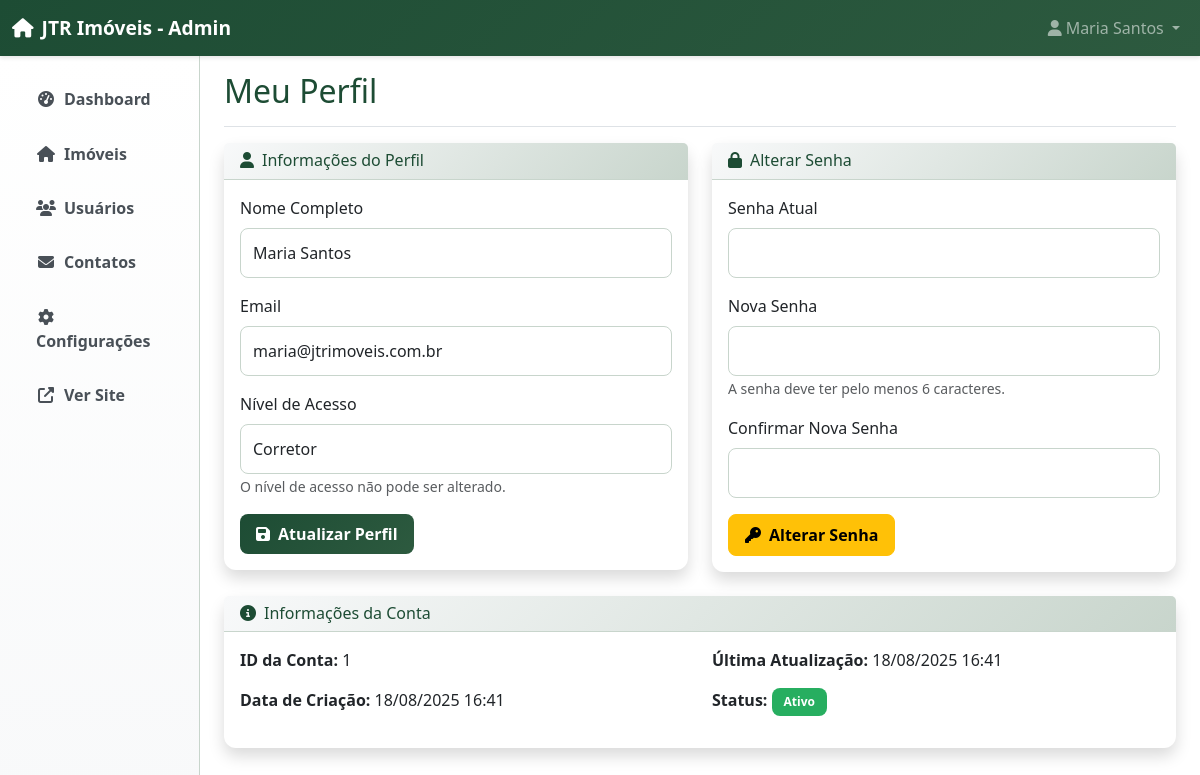
The page /admin/perfil.php (signed in) on the database its author committed.
### tables this page shows
CREATE TABLE usuarios (
    id INT AUTO_INCREMENT PRIMARY KEY,
    nome VARCHAR(100) NOT NULL,
    email VARCHAR(100) NOT NULL UNIQUE,
    senha VARCHAR(255) NOT NULL,
    nivel ENUM('admin', 'corretor') DEFAULT 'corretor',
    ativo BOOLEAN DEFAULT TRUE,
    data_criacao TIMESTAMP DEFAULT CURRENT_TIMESTAMP,
    data_atualizacao TIMESTAMP DEFAULT CURRENT_TIMESTAMP ON UPDATE CURRENT_TIMESTAMP
);

### config/database.php (called while the page is built, shortened)
<?php
try {
    $pdo = new PDO("mysql:host=" . DB_HOST . ";dbname=" . DB_NAME . ";charset=utf8", DB_USER, DB_PASS);
    $pdo->setAttribute(PDO::ATTR_ERRMODE, PDO::ERRMODE_EXCEPTION);
    $pdo->setAttribute(PDO::ATTR_DEFAULT_FETCH_MODE, PDO::FETCH_ASSOC);
} catch(PDOException $e) {
    die("Erro na conexão: " . $e->getMessage());
}
function fetchById($table, $id) {
    global $pdo;
    $sql = "SELECT * FROM {$table} WHERE id = ?";
    $stmt = $pdo->prepare($sql);
    $stmt->execute([$id]);
    return $stmt->fetch();
}
?>

### admin/perfil.php (the view, shortened to what this page needs)
<?php
require_once '../config/database.php';
$usuario = fetchById('usuarios', $_SESSION['admin_id']);
include 'includes/header.php';
?>
<div class="d-flex justify-content-between flex-wrap flex-md-nowrap align-items-center pt-3 pb-2 mb-3 border-bottom">
    <h1 class="h2">Meu Perfil</h1>
</div>
<div class="row">
    <div class="col-lg-6">
        <div class="card shadow mb-4">
            <div class="card-header">
                <h6 class="m-0 font-weight-bold text-primary">
                    <i class="fas fa-user me-2"></i>Informações do Perfil
                </h6>
            </div>
            <div class="card-body">
                <form method="POST" action="">
                    <div class="mb-3">
                        <label for="nome" class="form-label">Nome Completo</label>
                        <input type="text" class="form-control" id="nome" name="nome"
                               value="<?php echo htmlspecialchars($usuario['nome']); ?>" required>
                    </div>
                    <div class="mb-3">
                        <label for="email" class="form-label">Email</label>
                        <input type="email" class="form-control" id="email" name="email"
                               value="<?php echo htmlspecialchars($usuario['email']); ?>" required>
                    </div>
                    <div class="mb-3">
                        <label for="nivel" class="form-label">Nível de Acesso</label>
                        <input type="text" class="form-control" id="nivel"
                               value="<?php echo ucfirst(htmlspecialchars($usuario['nivel'])); ?>" readonly>
                        <small class="text-muted">O nível de acesso não pode ser alterado.</small>
                    </div>
                    <button type="submit" name="update_profile" class="btn btn-primary">
                        <i class="fas fa-save me-2"></i>Atualizar Perfil
                    </button>
                </form>
            </div>
        </div>
    </div>
    <div class="col-lg-6">
        <div class="card shadow mb-4">
            <div class="card-header">
                <h6 class="m-0 font-weight-bold text-primary">
                    <i class="fas fa-lock me-2"></i>Alterar Senha
                </h6>
            </div>
            <div class="card-body">
                <form method="POST" action="">
                    <div class="mb-3">
                        <label for="senha_atual" class="form-label">Senha Atual</label>
                        <input type="password" class="form-control" id="senha_atual" name="senha_atual" required>
                    </div>
                    <div class="mb-3">
                        <label for="nova_senha" class="form-label">Nova Senha</label>
                        <input type="password" class="form-control" id="nova_senha" name="nova_senha"
                               minlength="6" required>
                        <small class="text-muted">A senha deve ter pelo menos 6 caracteres.</small>
                    </div>
                    <div class="mb-3">
                        <label for="confirmar_senha" class="form-label">Confirmar Nova Senha</label>
                        <input type="password" class="form-control" id="confirmar_senha" name="confirmar_senha"
                               minlength="6" required>
                    </div>
                    <button type="submit" name="change_password" class="btn btn-warning">
                        <i class="fas fa-key me-2"></i>Alterar Senha
                    </button>
                </form>
            </div>
        </div>
    </div>
</div>
<div class="row">
    <div class="col-12">
        <div class="card shadow mb-4">
            <div class="card-header">
                <h6 class="m-0 font-weight-bold text-primary">
                    <i class="fas fa-info-circle me-2"></i>Informações da Conta
                </h6>
            </div>
            <div class="card-body">
                <div class="row">
                    <div class="col-md-6">
                        <p><strong>ID da Conta:</strong> <?php echo $usuario['id']; ?></p>
                        <p><strong>Data de Criação:</strong>
                            <?php echo isset($usuario['data_criacao']) ? date('d/m/Y H:i', strtotime($usuario['data_criacao'])) : 'N/A'; ?>
                        </p>
                    </div>
                    <div class="col-md-6">
                        <p><strong>Última Atualização:</strong>
                            <?php echo isset($usuario['data_atualizacao']) ? date('d/m/Y H:i', strtotime($usuario['data_atualizacao'])) : 'N/A'; ?>
                        </p>
                        <p><strong>Status:</strong>
                            <span class="badge bg-<?php echo $usuario['ativo'] ? 'success' : 'danger'; ?>">
                                <?php echo $usuario['ativo'] ? 'Ativo' : 'Inativo'; ?>
                            </span>
                        </p>
                    </div>
                </div>
            </div>
        </div>
    </div>
</div>
<?php include 'includes/footer.php'; ?>

### admin/assets/css/admin.css (style rules this page uses)
:root { --primary-color: #1D4C34; --secondary-color: #2d5a3f; --success-color: #27ae60; --info-color: #3498db; --warning-color: #f39c12; --danger-color: #e74c3c; --light-color: #f8f9fa; --dark-color: #1D4C34; --accent-color: #4a7c59; --text-color: #1D4C34; --border-color: #c8d5cc; --logo-green: #1D4C34; --sidebar-width: 250px; }
body { font-family: 'Segoe UI', Tahoma, Geneva, Verdana, sans-serif; background-color: var(--light-color); color: var(--dark-color); }
.card { border: none; border-radius: 0.75rem; box-shadow: 0 0.15rem 1.75rem 0 rgba(29, 76, 52, 0.15); transition: transform 0.2s ease, box-shadow 0.2s ease; }
.card-header { background: linear-gradient(135deg, #f8f9fa 0%, var(--border-color) 100%); border-bottom: 1px solid var(--border-color); font-weight: 700; color: var(--primary-color); }
.btn { border-radius: 0.5rem; font-weight: 600; padding: 0.5rem 1rem; transition: all 0.2s ease; }
.btn-primary { background: linear-gradient(135deg, var(--primary-color) 0%, var(--secondary-color) 100%); border: none; }
.form-control, .form-select { border-radius: 0.5rem; border: 1px solid var(--border-color); padding: 0.75rem; transition: all 0.2s ease; }
.badge { font-size: 0.75rem; font-weight: 600; padding: 0.5rem 0.75rem; border-radius: 0.5rem; }
.card, .alert { animation: fadeInUp 0.5s ease; }
.text-primary { color: var(--primary-color) !important; }
.bg-success { background-color: var(--success-color) !important; }

### rows shown on the page
usuarios: nome "Maria Santos", email "maria@jtrimoveis.com.br", nivel "Corretor", id "1", data_criacao "18/08/2025 16:41", data_atualizacao "18/08/2025 16:41"

### other values the page prints
$_SESSION['admin_nome'] "Maria Santos"
